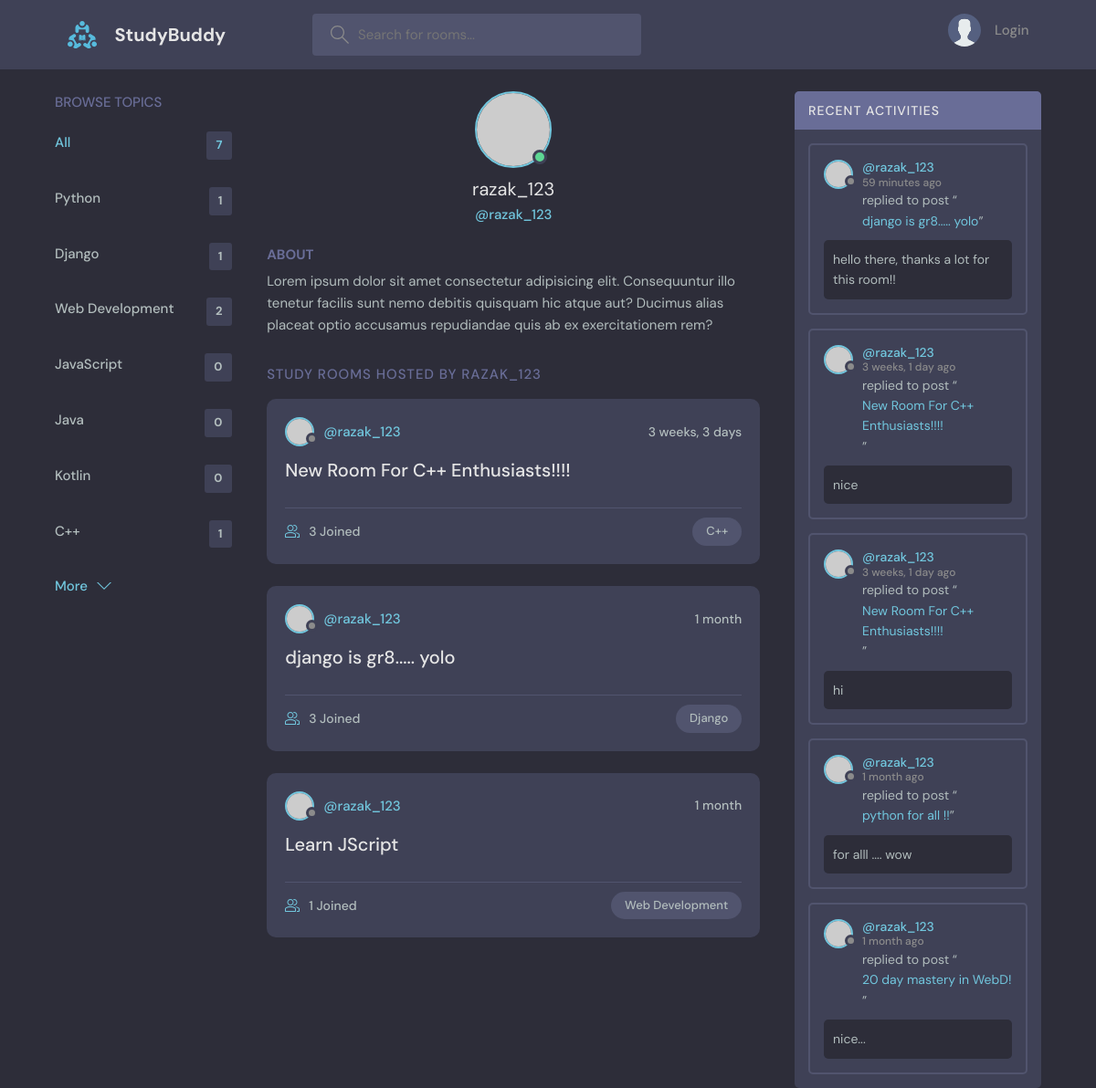
Page /profile/1/ on the committed database.
### base/models.py (models this page shows, shortened)
class Topic(models.Model):
    name = models.CharField(max_length=200)

class Room(models.Model):
    host = models.ForeignKey(User, on_delete=models.SET_NULL, null=True)
    topic = models.ForeignKey(Topic, on_delete=models.SET_NULL, null=True)
    name = models.CharField(max_length=200)
    descripton = models.TextField(null=True, blank=True)
    participants = models.ManyToManyField(
        User, related_name='participants', blank=True)
    updated = models.DateTimeField(auto_now=True)
    created = models.DateTimeField(auto_now_add=True)
    class Meta:
        ordering = ['-updated', '-created']
    def __str__(self):
        return self.name

class Message(models.Model):
    user = models.ForeignKey(User, on_delete=models.CASCADE)
    room = models.ForeignKey(Room, on_delete=models.CASCADE)
    body = models.TextField()
    updated = models.DateTimeField(auto_now=True)
    created = models.DateTimeField(auto_now_add=True)
    class Meta:
        ordering = ['-updated', '-created']

### base/views.py (the view)
# urls.py: path('profile/<str:pk>/', views.userProfile, name="user-profile"),
def userProfile(request, pk):
    user = User.objects.get(id=pk)
    rooms = user.room_set.all()
    room_messages = user.message_set.all()
    topics = Topic.objects.all()
    context = {'user': user, 'rooms': rooms,
               'room_messages': room_messages, 'topics': topics}
    return render(request, 'base/profile.html', context)

### base/templates/base/profile.html (shortened to what this page needs)
{% extends 'main.html' %}
{% block content %}
<main class="profile-page layout layout--3">
  <div class="container">
    {% include 'base/topics_components.html' %}
    <div class="roomList">
      <div class="profile">
        <div class="profile__avatar">
          <div class="avatar avatar--large active">
            <img src="https://randomuser.me/api/portraits/men/11.jpg" />
          </div>
        </div>
        <div class="profile__info">
          <h3>{{user.username}}</h3>
          <p>@{{user.username}}</p>
        </div>
        <div class="profile__about">
          <h3>About</h3>
          <p>
            Lorem ipsum dolor sit amet consectetur adipisicing elit. Consequuntur illo tenetur
            facilis sunt nemo debitis quisquam hic atque aut? Ducimus alias placeat optio
            accusamus repudiandae quis ab ex exercitationem rem?
          </p>
        </div>
      </div>
      <div class="roomList__header">
        <div>
          <h2>Study Rooms Hosted by {{user.username}}</a>
          </h2>
        </div>
      </div>
      {% include 'base/feed_components.html' %}
    </div>
    {% include 'base/activity_component.html' %}
  </div>
</main>
{% endblock content %}

### base/templates/base/topics_components.html
<div class="topics">
    <div class="topics__header">
        <h2>Browse Topics</h2>
    </div>
    <ul class="topics__list">
        <li>
            <a href="{% url 'home' %}" class="active">All <span>{{topics.count}}</span></a>
        </li>
        {% for topic in topics%}
        <li>
            <a href="{% url 'home'%}?q={{topic.name}}">{{topic.name}}<span>{{topic.room_set.all.count}}</span></a>
        </li>
        {% endfor %}
    </ul>
    <a class="btn btn--link" href="{% url 'topics' %}">
        More
        <svg version="1.1" xmlns="http://www.w3.org/2000/svg" width="32" height="32" viewBox="0 0 32 32">
            <title>chevron-down</title>
            <path d="M16 21l-13-13h-3l16 16 16-16h-3l-13 13z"></path>
        </svg>
    </a>
</div>

### base/templates/base/feed_components.html (shortened to what this page needs)
{% for room in rooms%}
<div class="roomListRoom">
    <div class="roomListRoom__header">
        <a href="{% url 'user-profile' room.host.id %}" class="roomListRoom__author">
            <div class="avatar avatar--small">
                <img src="https://randomuser.me/api/portraits/women/11.jpg" />
            </div>
            <span>@{{room.host.username}}</span>
        </a>
        <div class="roomListRoom__actions">
            <span>{{room.created|timesince}}</span>
        </div>
    </div>
    <div class="roomListRoom__content">
        <a href="{% url 'room' room.id %}">{{room.name}}</a>
    </div>
    <div class="roomListRoom__meta">
        <a href="{% url 'room' room.id %}" class="roomListRoom__joined">
            {{room.participants.all.count}} Joined
        </a>
        <p class="roomListRoom__topic">{{room.topic.name}}</p>
    </div>
</div>
{% endfor %}

### base/templates/base/activity_component.html (shortened to what this page needs)
<div class="activities">
    <div class="activities__header">
        <h2>Recent Activities</h2>
    </div>
    {% for message in room_messages %}
    <div class="activities__box">
        <div class="activities__boxHeader roomListRoom__header">
            <a href="{% url 'user-profile' message.user.id %}" class="roomListRoom__author">
                <div class="avatar avatar--small">
                    <img src="https://randomuser.me/api/portraits/women/11.jpg" />
                </div>
                <p>
                    @{{message.user}}
                    <span>{{message.created|timesince}} ago</span>
                </p>
            </a>
        </div>
        <div class="activities__boxContent">
            <p>replied to post “<a href="{% url 'room' message.room.id %}">{{message.room}}</a>”</p>
            <div class="activities__boxRoomContent">
                {{message.body}}
            </div>
        </div>
    </div>
    {% endfor %}
</div>

### rows in the picture
Topic: name "Python", room_set.all.count "1"
Topic: name "Django", room_set.all.count "1"
Topic: name "Web Development", room_set.all.count "2"
Topic: name "JavaScript", room_set.all.count "0"
Topic: name "Java", room_set.all.count "0"
Topic: name "Kotlin", room_set.all.count "0"
Topic: name "C++", room_set.all.count "1"
Room: host.username "razak_123", created "3 weeks, 3 days", name "New Room For C++ Enthusiasts!!!!", participants.all.count "3", topic.name "C++"
Room: host.username "razak_123", created "1 month", name "django is gr8..... yolo", participants.all.count "3", topic.name "Django"
Room: host.username "razak_123", created "1 month", name "Learn JScript", participants.all.count "1", topic.name "Web Development"
Message: user "razak_123", created "59 minutes", room "django is gr8..... yolo", body "hello there, thanks a lot for this room!!"
Message: user "razak_123", created "3 weeks, 1 day", room "New Room For C++ Enthusiasts!!!!", body "nice"
Message: user "razak_123", created "3 weeks, 1 day", room "New Room For C++ Enthusiasts!!!!", body "hi"
Message: user "razak_123", created "1 month", room "python for all !!", body "for alll .... wow"
Message: user "razak_123", created "1 month", room "20 day mastery in WebD!", body "nice..."

### other values in the picture
{{ topics.count }} "7"
{{ user.username }} "razak_123"
{{ user.username }} "RAZAK_123"
